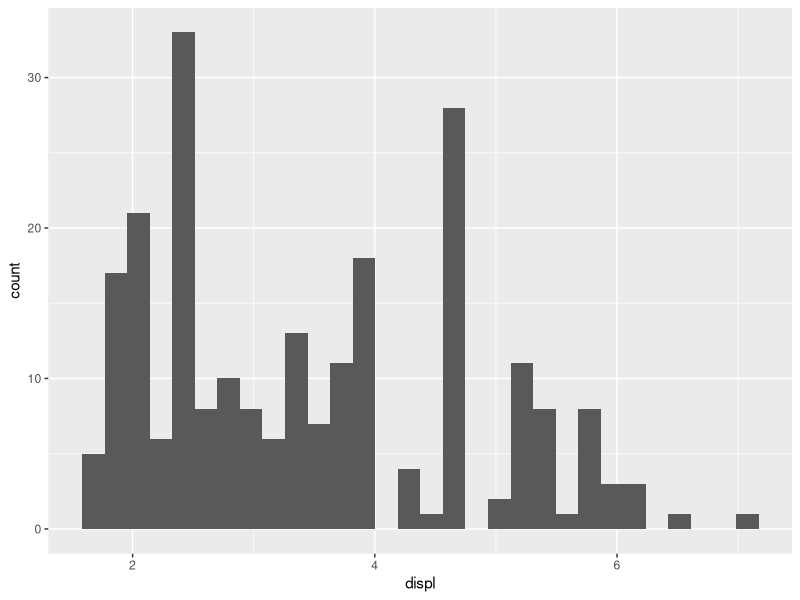
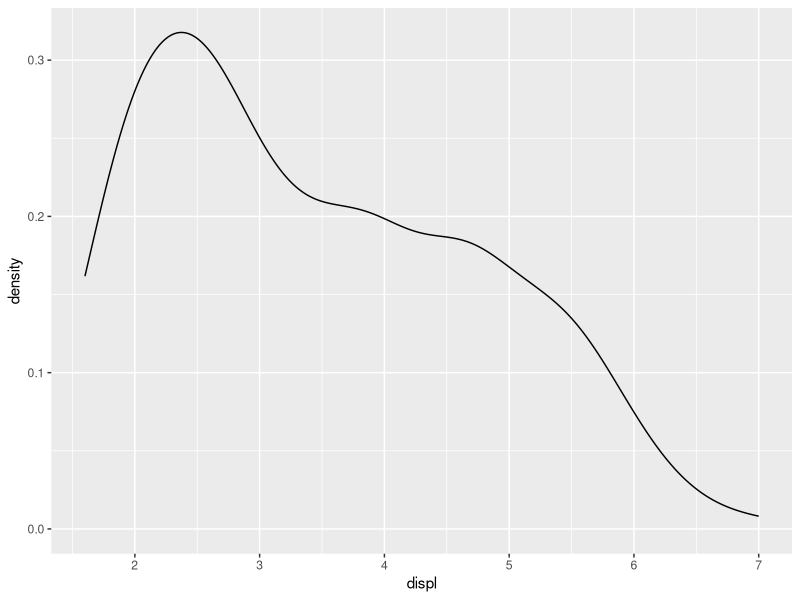
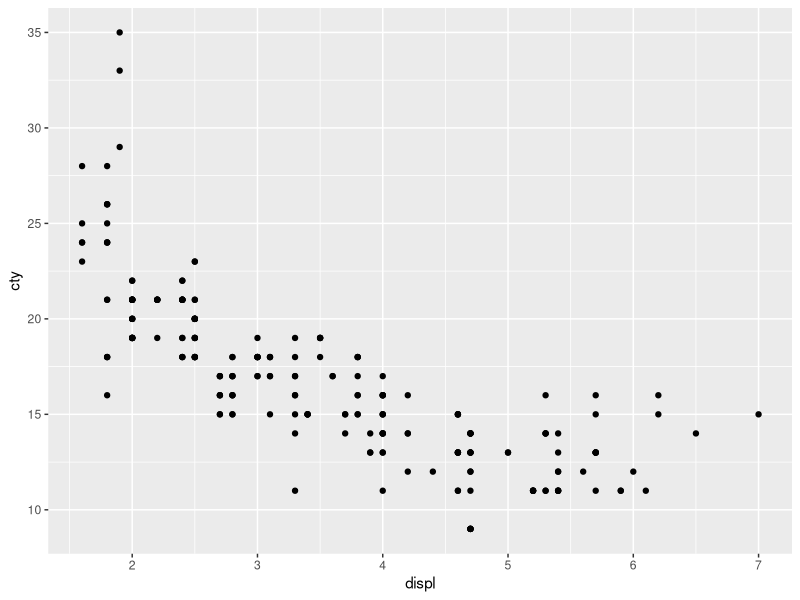
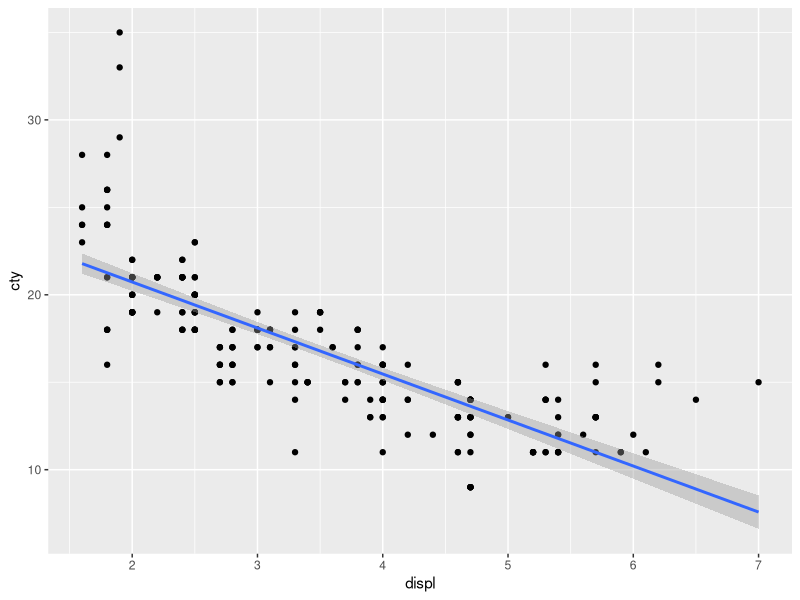
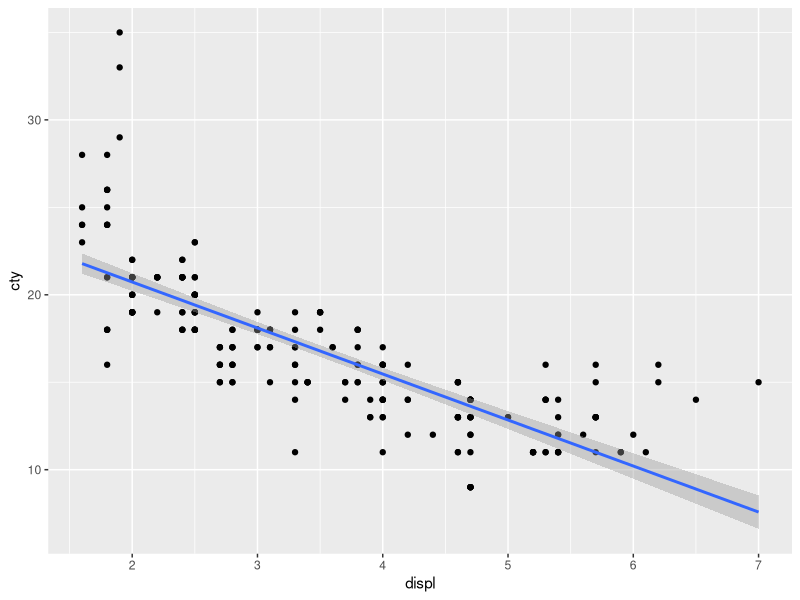
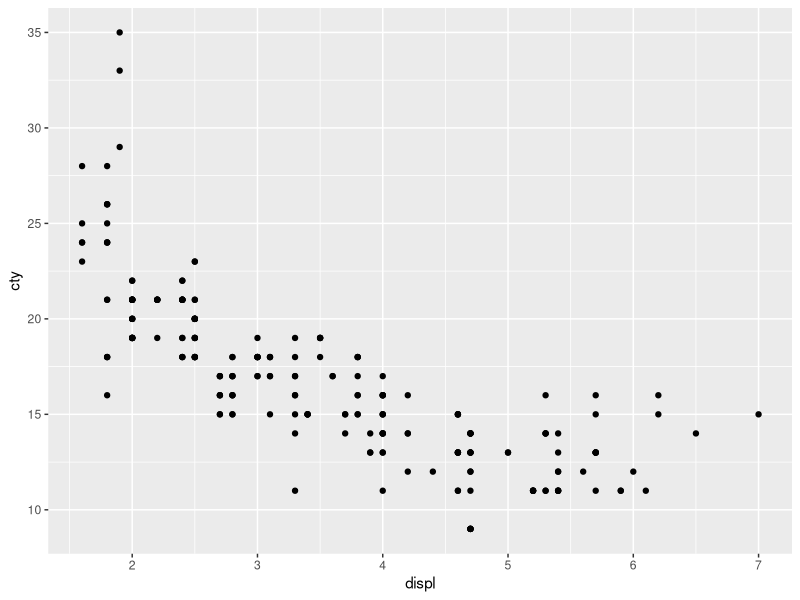
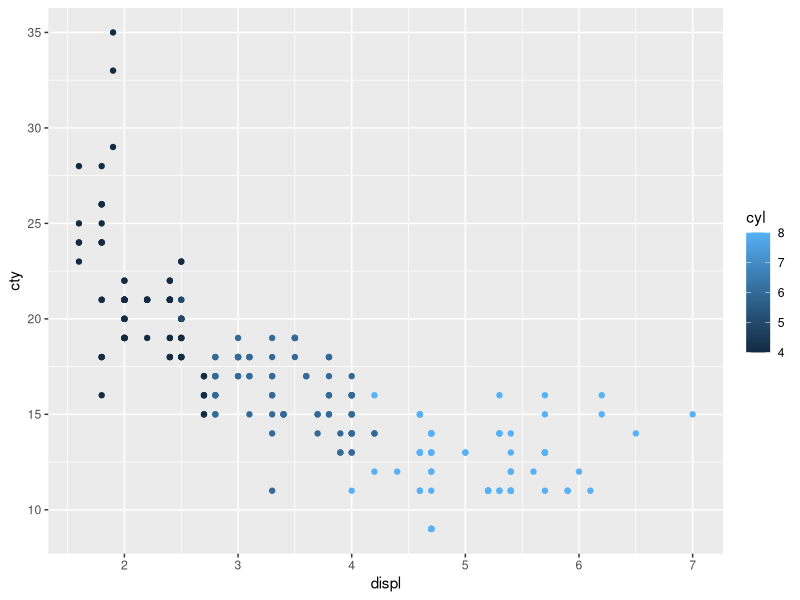
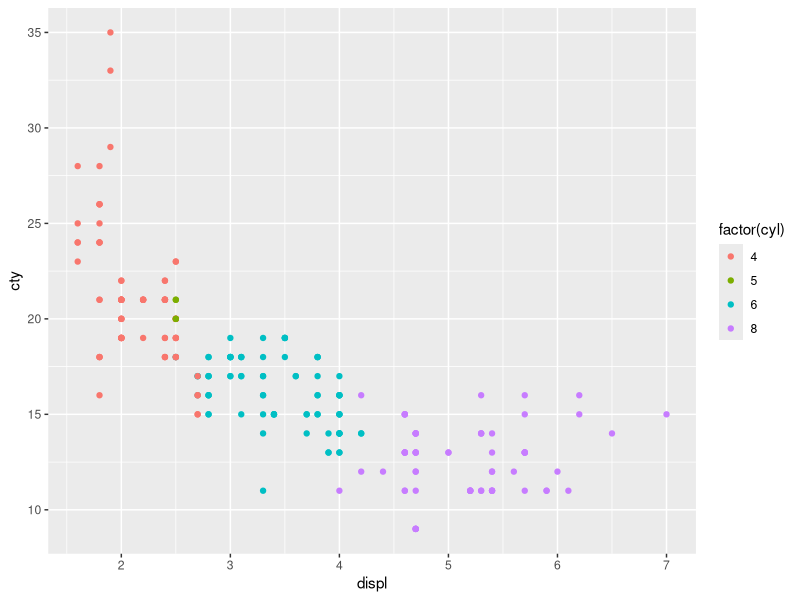

The R source for these figures, in order:
library(tidyverse)

g <- ggplot()

g + geom_histogram(data = mpg, mapping = aes(x = displ))
g + geom_density(data = mpg, mapping = aes(x = displ))


g + geom_point(data = mpg, mapping = aes(x = displ, y = cty))


g + geom_point(data = mpg, mapping = aes(x = displ, y = cty)) + geom_smooth(data = mpg, mapping = aes(x = displ, y = cty), method = 'lm')

ggplot(data = mpg, mapping = aes(x = displ, y = cty)) + geom_point() + geom_smooth(method = 'lm')

mpg1999 <- filter(mpg, year == 1999)
mpg2008 <- filter(mpg, year == 2008)

ggplot(mapping = aes(x = displ, y = cty)) + geom_point(data = mpg1999) + geom_point(data = mpg2008)


ggplot(data = mpg, mapping = aes(x = displ, y = cty, group = cyl, colour = cyl)) + geom_point()
ggplot(data = mpg, mapping = aes(x = displ, y = cty, group = factor(cyl), colour = factor(cyl))) + geom_point()



ggplot(data = mpg, mapping = aes(x = displ, y = cty)) + geom_point() + geom_smooth(mapping = aes(group = factor(cyl), colour = factor(cyl)), method = 'lm')
ggplot(data = mpg, mapping = aes(x = displ, y = cty)) + geom_point() + geom_smooth(mapping = aes(group = factor(cyl)), method = 'lm')                                                                                  


ggplot(data = mpg, mapping = aes(x = displ, y = cty)) + geom_point(mapping = aes(colour = factor(cyl), shape = factor(cyl)))
ggplot(data = mpg, mapping = aes(x = displ, y = cty)) + geom_point() + geom_smooth(mapping = aes(colour = factor(year), linetype = factor(year)), method = 'lm')

# 色(colour), 形状(shape), 大きさ(size), 透過度(alpha)
ggplot(data = mpg, mapping = aes(x = displ, y = cty, colour = factor(cyl))) + geom_point(shape = 17, size = 4, alpha = 0.4)
ggplot(data = mpg, mapping = aes(x = displ, y = cty)) + geom_point(colour = 'chocolate', shape = 35, size = 10) + geom_smooth(method = 'lm', linetype = 'dashed', se = FALSE)


add_x <- c(2.5, 3, 3.5)
add_y <- c(25, 27.5, 30)

ggplot(data = mpg, mapping = aes(x = displ, y = cty)) + geom_point() + 
  annotate(geom = 'point', x = add_x, y = add_y, colour = 'red') + 
  annotate(geom = 'text', x = c(5,5), y = c(30, 25), label = c('要チェック!', '赤色のデータを追加'))


#facetで画面を分割
#左図 : facet_wrap()

ggplot(data = mpg, mapping = aes(x =displ, y = cty)) + 
  geom_point() +
  facet_wrap(~ cyl)

# 中央
ggplot(data = mpg, mapping = aes(x =displ, y = cty)) + 
  geom_point() +
  facet_grid(. ~ cyl)

# 右図 縦並び
ggplot(data = mpg, mapping = aes(x = displ, y = cty)) +
  geom_point() +
  facet_grid(cyl ~ .)


ggplot(data = mpg, mapping = aes(x = displ, y = cty)) +
  geom_point() +
  facet_wrap(year ~ cyl)

ggplot(data = mpg, mapping = aes(x = displ, y = cty)) +
  geom_point() + 
  facet_grid(year ~ cyl)


mean_cty <- mpg %>% 
  group_by(class) %>% 
  summarise(cty = mean(cty))

ggplot(data = mean_cty, mapping = aes(x = class, y = cty)) +
  geom_bar(stat = 'identity')

ggplot(data = mpg, mapping = aes(x = class, y = cty)) +
  geom_bar(stat = 'summary', fun.y = 'mean')

ggplot(data = mpg, mapping = aes(x = class, y = cty)) +
  stat_summary(geom = 'bar', fun.y = 'mean')

ggplot(data = mpg, mapping = aes(x = class, y = cty)) +
  stat_summary(geom = 'pointrange', fun.y = 'mean',
               fun.ymax = 'max', fun.ymin = 'min')

mean_se(mpg$cty)



ggplot(data = mpg, mapping = aes(x = class, y = cty)) +
  stat_summary(geom = 'bar', fun.y = 'mean',
               fill = 'grey') +
  stat_summary(geom = 'pointrange', fun.data = 'mean_se')


ggplot(data = mpg, mapping = aes(x = factor(year), y = displ)) + 
  stat_summary(fun.y = 'mean', geom = 'line', group = 1)
